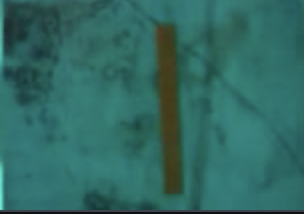
#> input picture path_following/real7.png, 304 x 214 px
$ python testdetect.py
#> lines starting #> are read from the running program, lines starting #| are printed output that depends on the picture; after the words box and inside, x2 and y2 are one past the last pixel; in counts of white or black regions, pixels touching at a corner belong together
#> further down, img is the input picture: shape (214, 304, 3); mean B, G, R 98.5, 105.3, 48.7
### path_following/opencv_pipe_detector.py
# Finds the path marker in a bottom-camera image and returns it as a black/white mask.
# Adapted from itu-auv/auv-software (BSD-3-Clause).

import cv2
import numpy as np
from dataclasses import dataclass


# Tunable settings for the detector
@dataclass
class PipeDetectorConfig:
    use_color: bool = True                 # True = find orange by color, False = find the darkest blob
    hsv_low: tuple = (15, 70, 45)          # lowest hue, saturation, brightness that counts as orange
    hsv_high: tuple = (50, 255, 255)       # highest hue, saturation, brightness that counts as orange
    use_percentile: bool = True            # dark-blob mode: pick the threshold from the image
    black_percentile: float = 5            # dark-blob mode: darkest 5% counts as marker
    fixed_thresh: int = 30                 # dark-blob mode: fixed threshold if use_percentile is False
    blur_ksize: int = 3                    # blur size to smooth noise
    morph_close: int = 7                   # fills small holes in the marker
    morph_open: int = 3                    # removes small specks
    min_area_px: int = 150                 # ignore blobs smaller than this


# Blur and morphology kernel sizes must be odd
def _odd(k):
    k = int(k)
    return k if k % 2 == 1 else (k + 1)


# Orange mode: returns a black/white image where orange pixels are white (255)
def _orange_threshold(img_bgr, cfg):
    # YOUR CODE HERE
    hsv = cv2.cvtColor(img_bgr, cv2.COLOR_BGR2HSV)
#> hsv: shape (214, 304, 3); mean H, S, V 85, 139.1, 105.5
    mask = cv2.inRange(hsv, cfg.hsv_low, cfg.hsv_high)
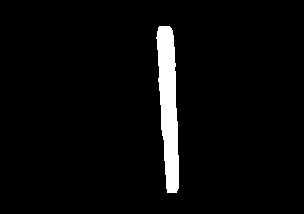
#> mask: shape (214, 304); 4% white; 1 white region, box (x1, y1, x2, y2) and area: (156, 26, 179, 193) 2597
    return mask


# Dark-blob mode: returns a black/white image where the darkest pixels are white (255)
# [18 lines left out: function _dark_threshold, not called in this run]


# Takes a BGR image, returns (mask, thresh). mask only has the marker blob.
def detect_pipe_mask(img_bgr, cfg=PipeDetectorConfig()):
    # step 1: black/white image of the marker candidates, by color or by darkness
    if cfg.use_color:
        thr = _orange_threshold(img_bgr, cfg)
    else:
        thr = _dark_threshold(img_bgr, cfg)

    # step 2: clean up the edges: fill holes, then remove specks
    if cfg.morph_close and cfg.morph_close >= 3:
        k = _odd(cfg.morph_close)
        kernel = cv2.getStructuringElement(cv2.MORPH_ELLIPSE, (k, k))
        thr = cv2.morphologyEx(thr, cv2.MORPH_CLOSE, kernel)
    if cfg.morph_open and cfg.morph_open >= 3:
        k = _odd(cfg.morph_open)
        kernel = cv2.getStructuringElement(cv2.MORPH_ELLIPSE, (k, k))
        thr = cv2.morphologyEx(thr, cv2.MORPH_OPEN, kernel)
#> thr: shape (214, 304); 4% white; 1 white region, box (x1, y1, x2, y2) and area: (156, 26, 179, 193) 2595

    # step 3: keep only the biggest white blob and treat it as the marker
    num, labels, stats, _ = cv2.connectedComponentsWithStats(thr, connectivity=8)
#> num = 2; stats = [[0, 0, 304, 214, 62461], [156, 26, 23, 167, 2595]]
    mask = np.zeros_like(thr)
    if num > 1:
        areas = stats[1:, cv2.CC_STAT_AREA]
#> areas = [2595]
        max_idx = np.argmax(areas) + 1
#> max_idx = 1
        if stats[max_idx, cv2.CC_STAT_AREA] >= cfg.min_area_px:
            mask[labels == max_idx] = 255

    return mask, thr

### path_following/testdetect.py
# Quick test: runs the detector on an image and shows what it sees.
# Press any key to close the windows.

import cv2
from opencv_pipe_detector import detect_pipe_mask, PipeDetectorConfig

# load the test image (run this from inside path_following/)
img = cv2.imread("real7.png")
cfg = PipeDetectorConfig()

# thresh = black/white before cleanup, mask = final marker blob
mask, thresh = detect_pipe_mask(img, cfg)

cv2.imshow("original", img)
cv2.imshow("thresh", thresh)
cv2.imshow("mask", mask)
cv2.waitKey(0)
cv2.destroyAllWindows()

$ run again, with path_following/real8.png copied over path_following/real7.png
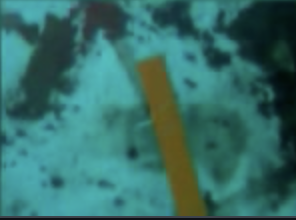
#> input picture path_following/real8.png, 296 x 220 px
#> img is the input picture: shape (220, 296, 3); mean B, G, R 104.3, 110.2, 54.1
#> hsv: shape (220, 296, 3); mean H, S, V 84.7, 141.3, 111.7
#> in _orange_threshold, `mask = cv2.inRange(hsv, cfg.hsv_low, cfg.hsv_high)`:
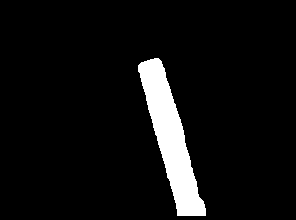
#> mask: shape (220, 296); 6.6% white; 1 white region, box (x1, y1, x2, y2) and area: (138, 58, 206, 216) 4270
#> thr: shape (220, 296); 6.6% white; 1 white region, box (x1, y1, x2, y2) and area: (138, 58, 206, 216) 4268
#> num = 2; stats = [[0, 0, 296, 220, 60852], [138, 58, 68, 158, 4268]]
#> areas = [4268]
#> max_idx = 1
